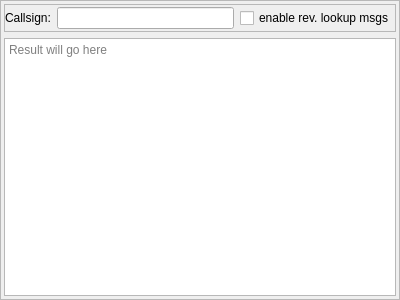
<?xml version="1.0" encoding="UTF-8"?>
<ui version="4.0">
 <class>CModelMatcherLogComponent</class>
 <widget class="QFrame" name="CModelMatcherLogComponent">
  <property name="geometry">
   <rect>
    <x>0</x>
    <y>0</y>
    <width>400</width>
    <height>300</height>
   </rect>
  </property>
  <property name="windowTitle">
   <string>Frame</string>
  </property>
  <property name="frameShape">
   <enum>QFrame::StyledPanel</enum>
  </property>
  <property name="frameShadow">
   <enum>QFrame::Raised</enum>
  </property>
  <layout class="QVBoxLayout" name="verticalLayout">
   <property name="leftMargin">
    <number>3</number>
   </property>
   <property name="topMargin">
    <number>3</number>
   </property>
   <property name="rightMargin">
    <number>3</number>
   </property>
   <property name="bottomMargin">
    <number>3</number>
   </property>
   <item>
    <widget class="QFrame" name="fr_DataEntry">
     <property name="frameShape">
      <enum>QFrame::StyledPanel</enum>
     </property>
     <property name="frameShadow">
      <enum>QFrame::Raised</enum>
     </property>
     <layout class="QGridLayout" name="gl_MatcherSelection">
      <property name="leftMargin">
       <number>0</number>
      </property>
      <property name="topMargin">
       <number>2</number>
      </property>
      <property name="rightMargin">
       <number>0</number>
      </property>
      <property name="bottomMargin">
       <number>2</number>
      </property>
      <item row="0" column="1">
       <widget class="QLineEdit" name="le_Callsign"/>
      </item>
      <item row="0" column="0">
       <widget class="QLabel" name="lbl_Callsign">
        <property name="text">
         <string>Callsign:</string>
        </property>
       </widget>
      </item>
      <item row="0" column="2">
       <widget class="QCheckBox" name="cb_LogReverseLookup">
        <property name="toolTip">
         <string>enable logging of reverse lookup messages</string>
        </property>
        <property name="text">
         <string>enable rev. lookup msgs</string>
        </property>
       </widget>
      </item>
     </layout>
    </widget>
   </item>
   <item>
    <widget class="QTextEdit" name="te_Messages">
     <property name="documentTitle">
      <string>Messages</string>
     </property>
     <property name="readOnly">
      <bool>true</bool>
     </property>
     <property name="placeholderText">
      <string>Result will go here</string>
     </property>
    </widget>
   </item>
  </layout>
 </widget>
 <resources/>
 <connections/>
</ui>
